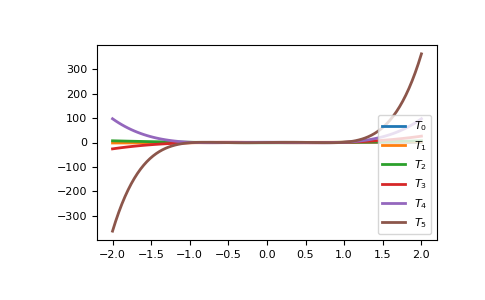

Source code (Python):
import matplotlib.pyplot as plt
from numpy.polynomial import Chebyshev as T
x = np.linspace(-2, 2, 100)
for i in range(6):
    ax = plt.plot(x, T.basis(i)(x), lw=2, label=f"$T_{i}$")
# ...
plt.legend(loc="lower right")
# <matplotlib.legend.Legend object at 0x3b3ee10>
plt.show()
